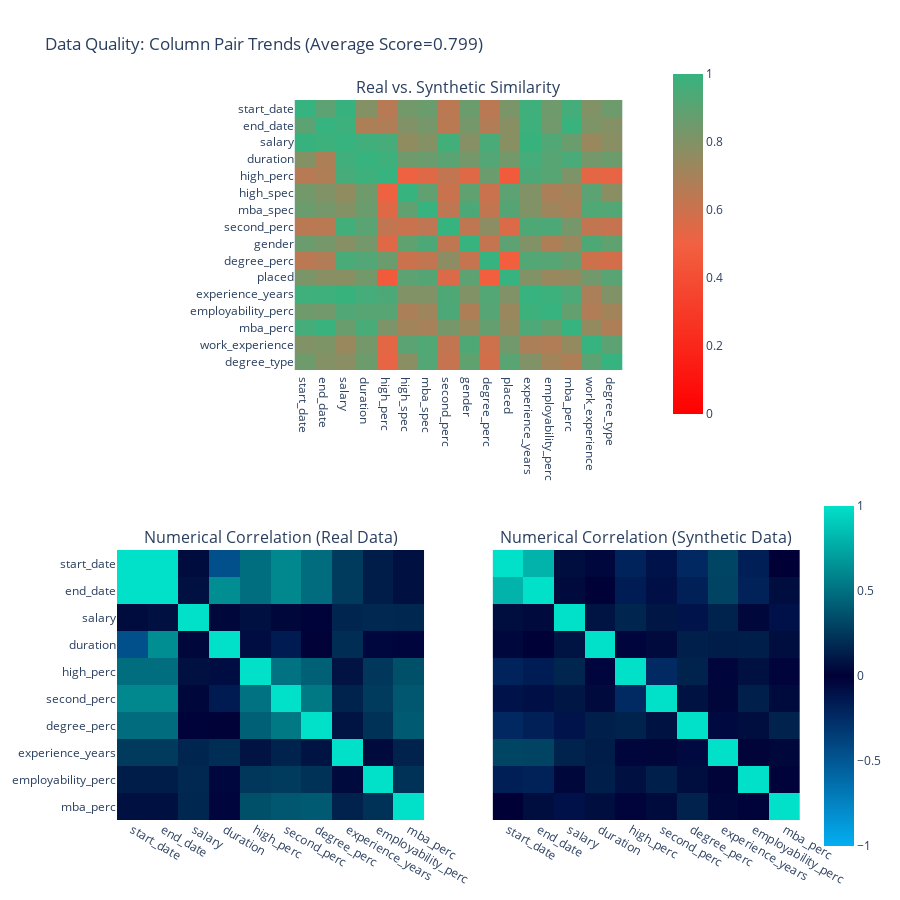

The cell this chart's notebook holds for it:
### Code cell
proper.get_visualization_2()

### Figure 1 — Plotly figure (JSON) as saved in the notebook; plotly's stock layout.template omitted (floating-point values rounded to 4 significant figures; data arrays with more than 128 entries replaced by an {"elided": "..."} marker saying what was removed)
{"data": [{"coloraxis": "coloraxis", "hovertemplate": "<b>Column Pair</b><br>(%{x},%{y})<br><br>Similarity: %{z}<extra></extra>", "type": "heatmap", "x": ["start_date", "end_date", "salary", "duration", "high_perc", "high_spec", "mba_spec", "second_perc", "gender", "degree_perc", "placed", "experience_years", "employability_perc", "mba_perc", "work_experience", "degree_type"], "xaxis": "x", "y": ["start_date", "end_date", "salary", "duration", "high_perc", "high_spec", "mba_spec", "second_perc", "gender", "degree_perc", "placed", "experience_years", "employability_perc", "mba_perc", "work_experience", "degree_type"], "yaxis": "y", "z": {"elided": "16x16 float values"}}, {"coloraxis": "coloraxis2", "customdata": [[1, 0.797, 0.06, -0.04, -0.202, -0.105, -0.226, 0.307, -0.177, 0], [0.797, 1, 0.045, -0.003, -0.159, -0.092, -0.182, 0.297, -0.186, 0.06], [0.06, 0.045, 1, 0.089, 0.163, 0.1, -0.113, 0.156, 0.032, -0.099], [-0.04, -0.003, 0.089, 1, -0.037, 0.045, 0.142, 0.127, 0.134, 0.059], [-0.202, -0.159, 0.163, -0.037, 1, -0.233, 0.156, -0.032, 0.072, -0.02], [-0.105, -0.092, 0.1, 0.045, -0.233, 1, 0.081, 0.028, 0.143, 0.048], [-0.226, -0.182, -0.113, 0.142, 0.156, 0.081, 1, -0.059, 0.06, 0.153], [0.307, 0.297, 0.156, 0.127, -0.032, 0.028, -0.059, 1, 0.016, 0.032], [-0.177, -0.186, 0.032, 0.134, 0.072, 0.143, 0.06, 0.016, 1, -0.017], [0, 0.06, -0.099, 0.059, -0.02, 0.048, 0.153, 0.032, -0.017, 1]], "hovertemplate": "<b>Correlation</b><br>(%{x},%{y})<br><br>Synthetic: %{z}<br>(vs. Real: %{customdata})<extra></extra>", "type": "heatmap", "x": ["start_date", "end_date", "salary", "duration", "high_perc", "second_perc", "degree_perc", "experience_years", "employability_perc", "mba_perc"], "xaxis": "x2", "y": ["start_date", "end_date", "salary", "duration", "high_perc", "second_perc", "degree_perc", "experience_years", "employability_perc", "mba_perc"], "yaxis": "y2", "z": [[1, 1, 0.053, -0.455, 0.491, 0.608, 0.48, 0.261, 0.128, 0.077], [1, 1, 0.075, 0.633, 0.491, 0.608, 0.48, 0.261, 0.128, 0.077], [0.053, 0.075, 1, 0.035, 0.077, 0.035, -0.019, 0.165, 0.178, 0.175], [-0.455, 0.633, 0.035, 1, -0.072, -0.149, -0.012, 0.203, -0.042, -0.035], [0.491, 0.491, 0.077, -0.072, 1, 0.511, 0.434, 0.086, 0.245, 0.355], [0.608, 0.608, 0.035, -0.149, 0.511, 1, 0.538, 0.157, 0.262, 0.388], [0.48, 0.48, -0.019, -0.012, 0.434, 0.538, 1, 0.091, 0.224, 0.402], [0.261, 0.261, 0.165, 0.203, 0.086, 0.157, 0.091, 1, 0.046, 0.154], [0.128, 0.128, 0.178, -0.042, 0.245, 0.262, 0.224, 0.046, 1, 0.218], [0.077, 0.077, 0.175, -0.035, 0.355, 0.388, 0.402, 0.154, 0.218, 1]]}, {"coloraxis": "coloraxis2", "customdata": [[1, 1, 0.053, -0.455, 0.491, 0.608, 0.48, 0.261, 0.128, 0.077], [1, 1, 0.075, 0.633, 0.491, 0.608, 0.48, 0.261, 0.128, 0.077], [0.053, 0.075, 1, 0.035, 0.077, 0.035, -0.019, 0.165, 0.178, 0.175], [-0.455, 0.633, 0.035, 1, -0.072, -0.149, -0.012, 0.203, -0.042, -0.035], [0.491, 0.491, 0.077, -0.072, 1, 0.511, 0.434, 0.086, 0.245, 0.355], [0.608, 0.608, 0.035, -0.149, 0.511, 1, 0.538, 0.157, 0.262, 0.388], [0.48, 0.48, -0.019, -0.012, 0.434, 0.538, 1, 0.091, 0.224, 0.402], [0.261, 0.261, 0.165, 0.203, 0.086, 0.157, 0.091, 1, 0.046, 0.154], [0.128, 0.128, 0.178, -0.042, 0.245, 0.262, 0.224, 0.046, 1, 0.218], [0.077, 0.077, 0.175, -0.035, 0.355, 0.388, 0.402, 0.154, 0.218, 1]], "hovertemplate": "<b>Correlation</b><br>(%{x},%{y})<br><br>Synthetic: %{z}<br>(vs. Real: %{customdata})<extra></extra>", "type": "heatmap", "x": ["start_date", "end_date", "salary", "duration", "high_perc", "second_perc", "degree_perc", "experience_years", "employability_perc", "mba_perc"], "xaxis": "x3", "y": ["start_date", "end_date", "salary", "duration", "high_perc", "second_perc", "degree_perc", "experience_years", "employability_perc", "mba_perc"], "yaxis": "y3", "z": [[1, 0.797, 0.06, -0.04, -0.202, -0.105, -0.226, 0.307, -0.177, 0], [0.797, 1, 0.045, -0.003, -0.159, -0.092, -0.182, 0.297, -0.186, 0.06], [0.06, 0.045, 1, 0.089, 0.163, 0.1, -0.113, 0.156, 0.032, -0.099], [-0.04, -0.003, 0.089, 1, -0.037, 0.045, 0.142, 0.127, 0.134, 0.059], [-0.202, -0.159, 0.163, -0.037, 1, -0.233, 0.156, -0.032, 0.072, -0.02], [-0.105, -0.092, 0.1, 0.045, -0.233, 1, 0.081, 0.028, 0.143, 0.048], [-0.226, -0.182, -0.113, 0.142, 0.156, 0.081, 1, -0.059, 0.06, 0.153], [0.307, 0.297, 0.156, 0.127, -0.032, 0.028, -0.059, 1, 0.016, 0.032], [-0.177, -0.186, 0.032, 0.134, 0.072, 0.143, 0.06, 0.016, 1, -0.017], [0, 0.06, -0.099, 0.059, -0.02, 0.048, 0.153, 0.032, -0.017, 1]]}], "layout": {"annotations": [{"font": {"size": 16}, "showarrow": false, "text": "Real vs. Synthetic Similarity", "x": 0.5, "xanchor": "center", "xref": "paper", "y": 1, "yanchor": "bottom", "yref": "paper"}, {"font": {"size": 16}, "showarrow": false, "text": "Numerical Correlation (Real Data)", "x": 0.225, "xanchor": "center", "xref": "paper", "y": 0.375, "yanchor": "bottom", "yref": "paper"}, {"font": {"size": 16}, "showarrow": false, "text": "Numerical Correlation (Synthetic Data)", "x": 0.775, "xanchor": "center", "xref": "paper", "y": 0.375, "yanchor": "bottom", "yref": "paper"}], "coloraxis": {"cmax": 1, "cmin": 0, "colorbar": {"len": 0.5, "x": 0.8, "y": 0.8}, "colorscale": [[0, "#FF0000"], [0.5, "#F16141"], [1, "#36B37E"]]}, "coloraxis2": {"cmax": 1, "cmin": -1, "colorbar": {"len": 0.5, "y": 0.2}, "colorscale": [[0, "#03AFF1"], [0.5, "#000036"], [1, "#01E0C9"]]}, "height": 900, "title": {"text": "Data Quality: Column Pair Trends (Average Score=0.799)"}, "width": 900, "xaxis": {"anchor": "y", "domain": [0.26, 0.74]}, "xaxis2": {"anchor": "y2", "domain": [0, 0.45]}, "xaxis3": {"anchor": "y3", "domain": [0.55, 1], "matches": "x2"}, "yaxis": {"anchor": "x", "autorange": "reversed", "domain": [0.625, 1]}, "yaxis2": {"anchor": "x2", "autorange": "reversed", "domain": [0, 0.375]}, "yaxis3": {"anchor": "x3", "autorange": "reversed", "domain": [0, 0.375], "matches": "y2", "visible": false}}}
